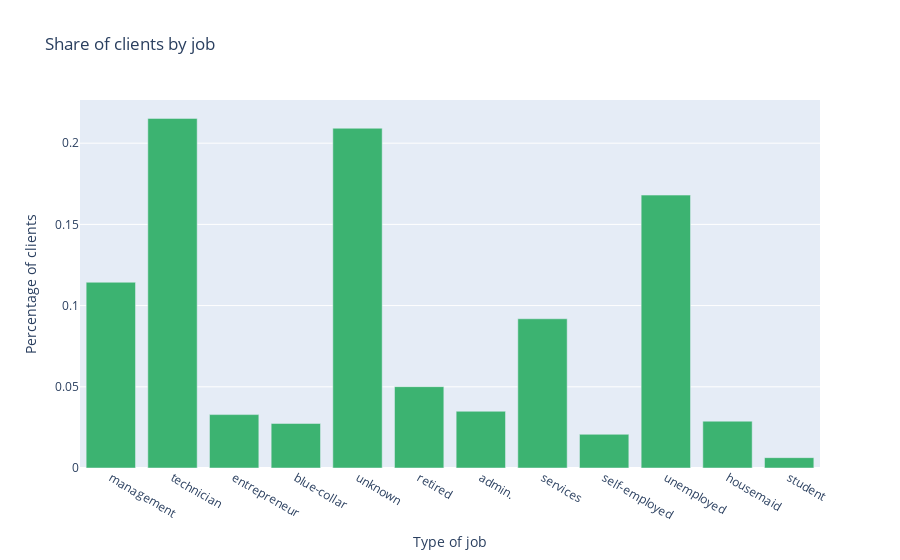

Source (notebook cell):
### Markdown cell above
There are some clients that have a high balance, mostly white-collar jobs, but **most of the clients have a balance under 20k**.

### Code cell
# Descriptivo 4: Porcentaje de clientes por trabajo
fig4 = go.Figure(go.Bar(
    x=df['job'].unique(),
    y=df.groupby('job').apply(len)/len(df),
    marker_color='mediumseagreen'
))

# Update layout
fig4.update_layout(
    title='Share of clients by job',
    xaxis=dict(title='Type of job'),
    yaxis=dict(title='Percentage of clients'),
    bargap=0.2,
)
fig4.show()

### Figure 1 — Plotly figure (JSON) as saved in the notebook; plotly's stock layout.template omitted (floating-point values rounded to 4 significant figures)
{"data": [{"marker": {"color": "mediumseagreen"}, "type": "bar", "x": ["management", "technician", "entrepreneur", "blue-collar", "unknown", "retired", "admin.", "services", "self-employed", "unemployed", "housemaid", "student"], "y": [0.1144, 0.2153, 0.03289, 0.02743, 0.2092, 0.05008, 0.03493, 0.09188, 0.02075, 0.168, 0.02882, 0.00637]}], "layout": {"bargap": 0.2, "title": {"text": "Share of clients by job"}, "xaxis": {"title": {"text": "Type of job"}}, "yaxis": {"title": {"text": "Percentage of clients"}}}}
